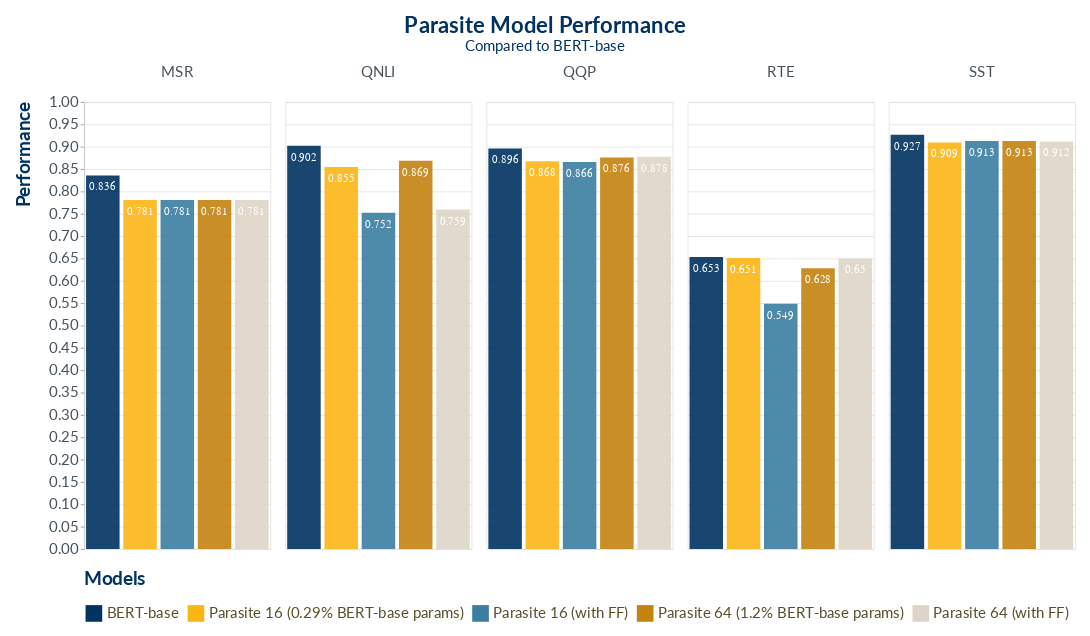

Source (notebook cell):
### Markdown cell above
## `Parasite` Comparison Barplot to BERT-base

### Code cell
# load STS-B performance data from CSV, pivot columns for analysis
fpath_ = "C:\w266\stone\\"
f_ = "parasite_adapter_first_round.txt"
data = pd.read_csv(os.path.join(fpath_, f_), sep = ",", index_col = 0).reset_index()
data = data.iloc[:, [0,3,4,5,1,2]]
df = prepare_data_parasite_barplot(data)

# plot the comparison of parasite to bert-base
viz = altair_parasite_comparison_faceted_bar(df, yaxis_title = "Performance", title_main = "Parasite Model Performance", 
    subtitle = "Compared to BERT-base", height=600, width=250,)
viz

### Figure 1 — Vega-Lite specification as saved in the notebook (floating-point values rounded to 4 significant figures)
{"config": {"title": {"fontSize": 30, "font": "Lato", "anchor": "middle", "align": "center", "color": "#003262", "subtitleFontSize": 20, "subtitleFont": "Lato", "subtitleAcchor": "middle", "subtitleAlign": "center", "subtitleColor": "#003262", "dy": -10}, "axisX": {"labelFont": "Lato", "labelColor": "#46535e", "labelFontSize": 15, "titleFont": "Lato", "titleFontSize": 20, "titleColor": "#003262", "titleAlign": "right", "titleAnchor": "end", "titlePadding": 20}, "axisY": {"labelFont": "Lato", "labelColor": "#46535e", "labelFontSize": 15, "titleFont": "Lato", "titleFontSize": 20, "titleColor": "#003262", "titleAlign": "right", "titleAnchor": "end", "titlePadding": 20}, "headerRow": {"labelFont": "Lato", "titleFont": "Lato", "titleFontSize": 15, "titleColor": "#003262", "titleAlign": "right", "titleAnchor": "end"}, "legend": {"labelFont": "Lato", "labelFontSize": 15, "labelColor": "#584f29", "symbolType": "stroke", "symbolStrokeWidth": 3, "symbolOpacity": 1.0, "symbolSize": 500, "titleFont": "Lato", "titleFontSize": 20, "titleColor": "#003262"}, "view": {"labelFont": "Lato", "labelColor": "#46535e", "labelFontSize": 15, "titleFont": "Lato", "titleFontSize": 20, "titleColor": "#003262", "titleAlign": "right", "titleAnchor": "end"}, "facet": {"labelFont": "Lato", "labelColor": "#46535e", "labelFontSize": 15, "titleFont": "Lato", "titleFontSize": 20, "titleColor": "#003262", "titleAlign": "right", "titleAnchor": "end"}, "row": {"labelFont": "Lato", "labelColor": "#46535e", "labelFontSize": 15, "titleFont": "Lato", "titleFontSize": 20, "titleColor": "#003262", "titleAlign": "right", "titleAnchor": "end"}, "padding": {"top": 20, "bottom": 20, "right": 20, "left": 20}}, "data": {"name": "data-3ff04e70609fc87c2157254a0c0de5aa"}, "facet": {"column": {"type": "nominal", "field": "task", "header": {"labelAlign": "center", "labelAngle": 0, "labelColor": "#46535e", "labelFont": "Lato", "labelFontSize": 20, "labelPadding": 10, "titleFontSize": 20}, "title": null}}, "spec": {"layer": [{"layer": [{"mark": {"type": "bar", "opacity": 0.9}, "encoding": {"color": {"type": "nominal", "field": "model", "legend": {"labelFontSize": 20, "labelLimit": 500, "orient": "bottom", "symbolType": "square", "title": "Models", "titleFontSize": 25, "titlePadding": 20}, "scale": {"range": ["#003262", "#fdb515", "#3b7ea1", "#c4820e", "#ddd5c7", "#00b0da", "#b9d3b6", "#46535e", "#859438", "#6c3302", "#D9661F", "#ee1f60", "#ed4e33", "#00a598", "#cfdd45", "#584f29", "#eeeeee", "#888888", "#BC9B6A", "#5C3160"]}}, "x": {"type": "nominal", "axis": null, "field": "model"}, "y": {"type": "quantitative", "axis": {"labelFontSize": 20, "title": "Performance", "titleFontSize": 25}, "field": "score", "scale": {"domain": [0.0, 1.0]}}}, "height": 600, "width": 250}, {"mark": {"type": "text", "color": "white", "dy": 15, "size": 15}, "encoding": {"text": {"type": "quantitative", "field": "score", "format": ".3N"}, "x": {"type": "nominal", "axis": {"title": null}, "field": "model"}, "y": {"type": "quantitative", "axis": {"title": "Performance"}, "field": "score", "scale": {"domain": [0.0, 1.0]}}}}]}]}, "bounds": "flush", "title": {"text": "Parasite Model Performance", "subtitle": "Compared to BERT-base"}, "$schema": "https://vega.github.io/schema/vega-lite/v4.8.1.json", "datasets": {"data-3ff04e70609fc87c2157254a0c0de5aa": [{"task": "SST", "model": "Parasite 64 (1.2% BERT-base params)", "score": 0.9128}, {"task": "RTE", "model": "Parasite 64 (1.2% BERT-base params)", "score": 0.6282}, {"task": "QQP", "model": "Parasite 64 (1.2% BERT-base params)", "score": 0.876}, {"task": "QNLI", "model": "Parasite 64 (1.2% BERT-base params)", "score": 0.8688}, {"task": "MSR", "model": "Parasite 64 (1.2% BERT-base params)", "score": 0.7809}, {"task": "SST", "model": "Parasite 16 (with FF)", "score": 0.9128}, {"task": "RTE", "model": "Parasite 16 (with FF)", "score": 0.5487}, {"task": "QQP", "model": "Parasite 16 (with FF)", "score": 0.866}, {"task": "QNLI", "model": "Parasite 16 (with FF)", "score": 0.7525}, {"task": "MSR", "model": "Parasite 16 (with FF)", "score": 0.7809}, {"task": "SST", "model": "Parasite 64 (with FF)", "score": 0.9117}, {"task": "RTE", "model": "Parasite 64 (with FF)", "score": 0.6498}, {"task": "QQP", "model": "Parasite 64 (with FF)", "score": 0.8776}, {"task": "QNLI", "model": "Parasite 64 (with FF)", "score": 0.7594}, {"task": "MSR", "model": "Parasite 64 (with FF)", "score": 0.7809}, {"task": "SST", "model": "BERT-base", "score": 0.9266}, {"task": "RTE", "model": "BERT-base", "score": 0.6534}, {"task": "QQP", "model": "BERT-base", "score": 0.8959}, {"task": "QNLI", "model": "BERT-base", "score": 0.9022}, {"task": "MSR", "model": "BERT-base", "score": 0.8359}, {"task": "SST", "model": "Parasite 16 (0.29% BERT-base params)", "score": 0.9094}, {"task": "RTE", "model": "Parasite 16 (0.29% BERT-base params)", "score": 0.6513}, {"task": "QQP", "model": "Parasite 16 (0.29% BERT-base params)", "score": 0.8675}, {"task": "QNLI", "model": "Parasite 16 (0.29% BERT-base params)", "score": 0.8545}, {"task": "MSR", "model": "Parasite 16 (0.29% BERT-base params)", "score": 0.7809}]}}
